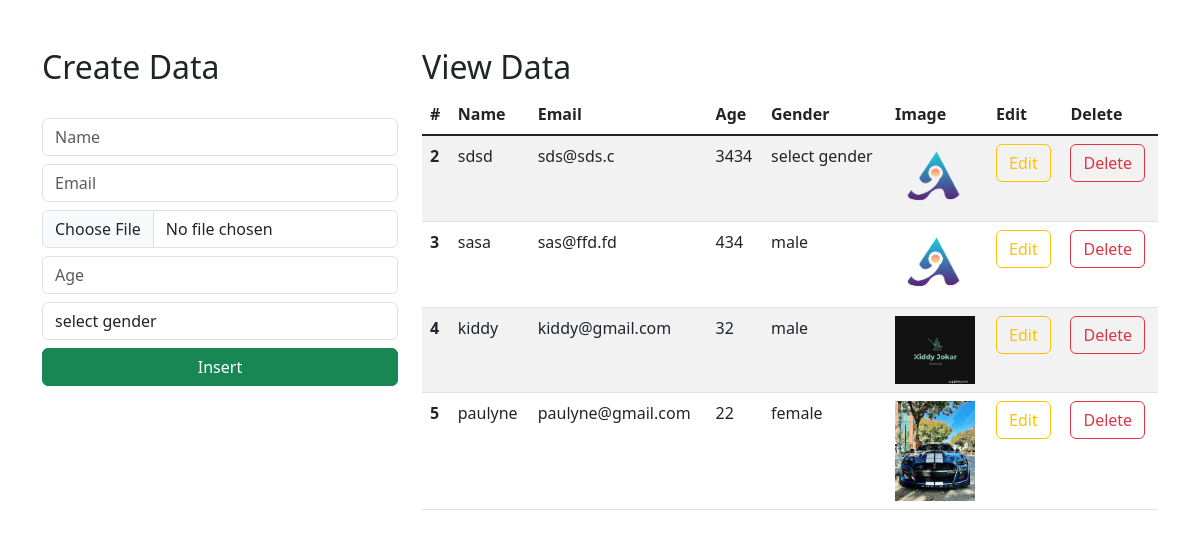
The page / on the database its author committed.
### app/models.py (models this page shows, shortened)
class Student(models.Model):
    name=models.CharField(max_length=25,blank=False,null=False)
    email=models.EmailField()
    age=models.IntegerField()
    gender=models.CharField(max_length=25,blank=False,null=False)
    image = models.ImageField(upload_to='uploads/images', default="logo.png")

### app/views.py (the view)
# urls.py: path('',views.index,name="index"),
def index(request):
    data=Student.objects.all()
    context={"data":data}
    return render(request,"index.html",context)

### app/templates/index.html (shortened to what this page needs)
<!doctype html>
<html lang="en">
    <link href="https://cdn.jsdelivr.net/npm/bootstrap@5.3.0-alpha1/dist/css/bootstrap.min.css" rel="stylesheet">
  <head>
  </head>
  <body>
      <div class="container mt-5">
        <div class="row">
            <div class="col-md-4">
                <h2>Create Data</h2>
                <br>
                <form action="/insert" method="post" enctype="multipart/form-data">
                    <div class="form-group">
                        <input type="text" class="form-control" placeholder="Name" name="name" required>
                    </div>
                    <div class="form-group">
                        <input type="email" class="form-control  mt-2" placeholder="Email" name="email" required>
                    </div>
                    <div class="form-group">
                        <input type="file" class="form-control  mt-2" placeholder="Age" name="image" required>
                    </div>
                    <div class="form-group">
                        <input type="number" class="form-control  mt-2" placeholder="Age" name="age" required>
                    </div>
                    <div class="form-group mt-2">
                        <select id="gender" name="gender" class="form-control" required>
                            <option selected value="">select gender</option>
                        </select>
                    </div>
                    <div class="d-grid gap-2">
                        <button class="btn btn-success mt-2" type="submit">Insert</button>
                    </div>
                </form>
            </div>
            <div class="col-md-8">
                <h2>View Data</h2>
                <table class="table table-striped table-hover">
                    <thead>
                      <tr>
                        <th scope="col">#</th>
                        <th scope="col">Name</th>
                        <th scope="col">Email</th>
                        <th scope="col">Age</th>
                        <th scope="col">Gender</th>
                          <th scope="col">Image</th>
                        <th scope="col">Edit</th>
                        <th scope="col">Delete</th>
                      </tr>
                    </thead>
                    <tbody class="table-group-divider">
                    {% for d in data %}
                      <tr>
                        <th scope="row">{{d.id}}</th>
                        <td>{{d.name}}</td>
                        <td>{{d.email}}</td>
                        <td>{{d.age}}</td>
                        <td>{{d.gender}}</td>
                          <td >
                              <img width="80px" src="media/{{ d.image }}" alt="{{ d.image }}">
                          </td>
                        <td><a href="/update/{{d.id}}" type="button" class="btn btn-outline-warning">Edit</a></td>
                        <td><a href="/delete/{{d.id}}" type="button" class="btn btn-outline-danger">Delete</a></td>
                      </tr>
                    {% endfor %}
                    </tbody>
                  </table>
            </div>
        </div>
      </div>
  </body>
</html>

### rows shown on the page
Student: id "2", name "sdsd", email "sds@sds.c", age "3434", gender "select gender", image (picture)
Student: id "3", name "sasa", email "sas@ffd.fd", age "434", gender "male", image (picture)
Student: id "4", name "kiddy", email "kiddy@gmail.com", age "32", gender "male", image (picture)
Student: id "5", name "paulyne", email "paulyne@gmail.com", age "22", gender "female", image (picture)
